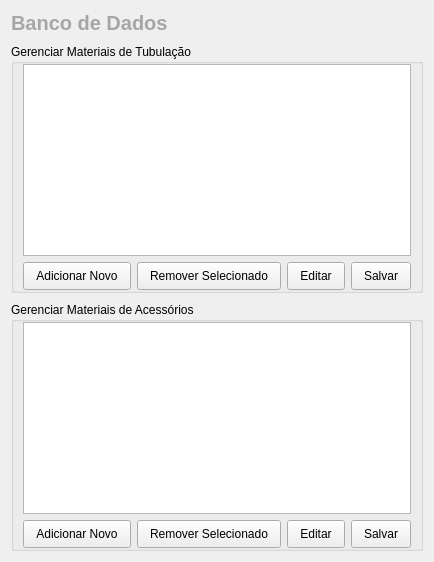
                 <widget class="QWidget" name="Banco">
                  <layout class="QVBoxLayout" name="verticalLayout_29">
                   <property name="spacing">
                    <number>9</number>
                   </property>
                   <item>
                    <widget class="QLabel" name="Banco_dados">
                     <property name="styleSheet">
                      <string notr="true">QLabel {
    font-family: &quot;Segoe UI&quot;, &quot;Roboto&quot;, sans-serif;
    font-size: 20px;
    font-weight: 600; /* Semi-Bold */
    color: rgb(166, 166, 166);

}</string>
                     </property>
                     <property name="text">
                      <string>Banco de Dados</string>
                     </property>
                    </widget>
                   </item>
                   <item>
                    <widget class="QGroupBox" name="groupBox_11">
                     <property name="title">
                      <string>Gerenciar Materiais de Tubulação</string>
                     </property>
                     <layout class="QVBoxLayout" name="verticalLayout_24">
                      <property name="topMargin">
                       <number>0</number>
                      </property>
                      <property name="bottomMargin">
                       <number>0</number>
                      </property>
                      <item>
                       <widget class="QTableView" name="gerente_material"/>
                      </item>
                      <item>
                       <layout class="QHBoxLayout" name="horizontalLayout_25">
                        <item>
                         <widget class="QPushButton" name="adicionar_2">
                          <property name="styleSheet">
                           <string notr="true">    padding: 6px 12px;</string>
                          </property>
                          <property name="text">
                           <string>Adicionar Novo</string>
                          </property>
                         </widget>
                        </item>
                        <item>
                         <widget class="QPushButton" name="remover_2">
                          <property name="styleSheet">
                           <string notr="true">    padding: 6px 12px;</string>
                          </property>
                          <property name="text">
                           <string>Remover Selecionado</string>
                          </property>
                         </widget>
                        </item>
                        <item>
                         <widget class="QPushButton" name="editar_2">
                          <property name="styleSheet">
                           <string notr="true">    padding: 6px 12px;</string>
                          </property>
                          <property name="text">
                           <string>Editar</string>
                          </property>
                         </widget>
                        </item>
                        <item>
                         <widget class="QPushButton" name="salvar_2">
                          <property name="styleSheet">
                           <string notr="true">    padding: 6px 12px;</string>
                          </property>
                          <property name="text">
                           <string>Salvar</string>
                          </property>
                         </widget>
                        </item>
                       </layout>
                      </item>
                     </layout>
                    </widget>
                   </item>
                   <item>
                    <widget class="QGroupBox" name="groupBox_12">
                     <property name="title">
                      <string>Gerenciar Materiais de Acessórios </string>
                     </property>
                     <layout class="QVBoxLayout" name="verticalLayout_25">
                      <property name="topMargin">
                       <number>0</number>
                      </property>
                      <property name="bottomMargin">
                       <number>0</number>
                      </property>
                      <item>
                       <widget class="QTableView" name="gerente_acessorio"/>
                      </item>
                      <item>
                       <layout class="QHBoxLayout" name="horizontalLayout_26">
                        <item>
                         <widget class="QPushButton" name="adicionar">
                          <property name="styleSheet">
                           <string notr="true">    padding: 6px 12px;</string>
                          </property>
                          <property name="text">
                           <string>Adicionar Novo</string>
                          </property>
                         </widget>
                        </item>
                        <item>
                         <widget class="QPushButton" name="remover">
                          <property name="styleSheet">
                           <string notr="true">    padding: 6px 12px;</string>
                          </property>
                          <property name="text">
                           <string>Remover Selecionado</string>
                          </property>
                         </widget>
                        </item>
                        <item>
                         <widget class="QPushButton" name="editar">
                          <property name="styleSheet">
                           <string notr="true">    padding: 6px 12px;</string>
                          </property>
                          <property name="text">
                           <string>Editar</string>
                          </property>
                         </widget>
                        </item>
                        <item>
                         <widget class="QPushButton" name="salvar">
                          <property name="styleSheet">
                           <string notr="true">    padding: 6px 12px;</string>
                          </property>
                          <property name="text">
                           <string>Salvar</string>
                          </property>
                         </widget>
                        </item>
                       </layout>
                      </item>
                     </layout>
                    </widget>
                   </item>
                  </layout>
                 </widget>
